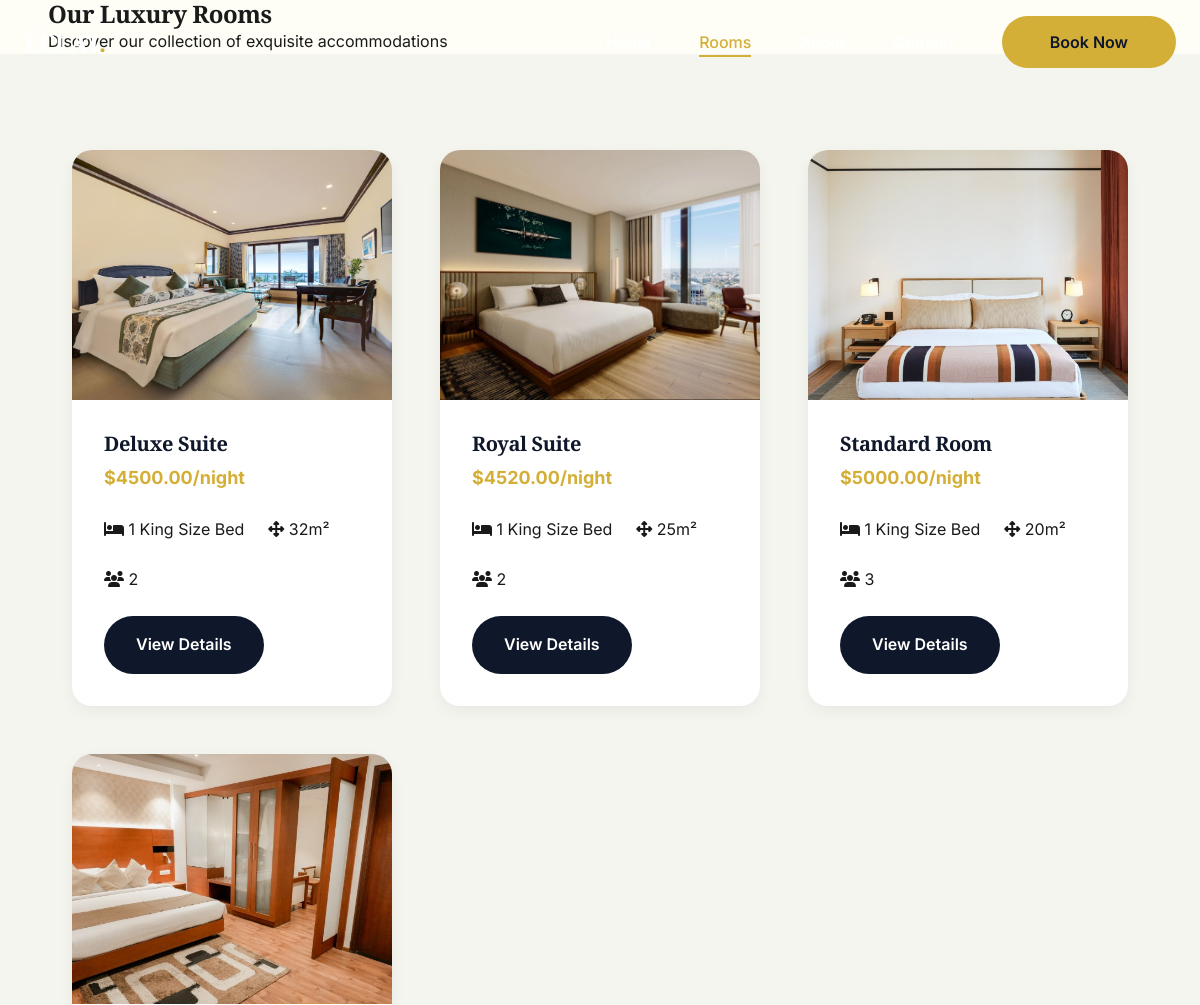
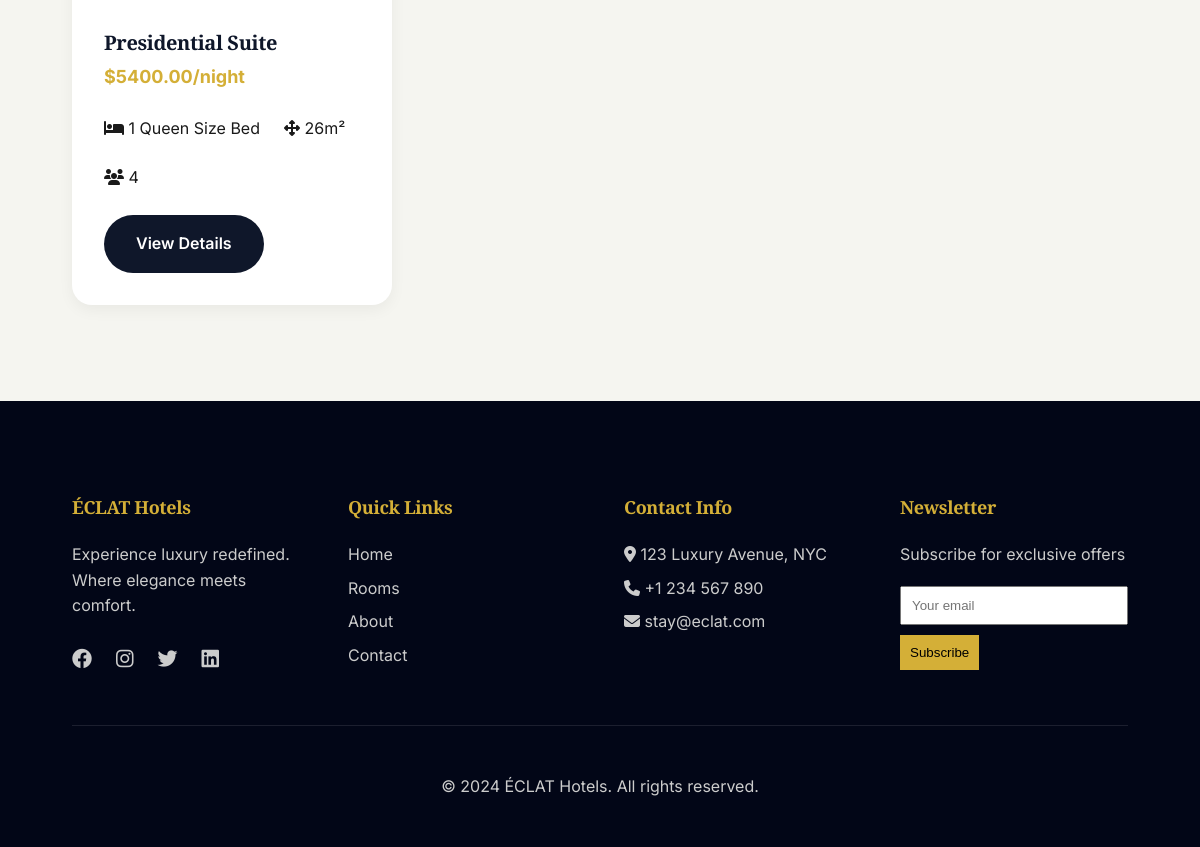
/rooms/, run on the app's committed database (2 pictures, top to bottom).
### bookings/models.py (models this page shows, shortened)
class Room(models.Model):
    ROOM_TYPES = [
        ('deluxe', 'Deluxe Suite'),
        ('presidential', 'Presidential Suite'),
        ('royal', 'Royal Suite'),
        ('standard', 'Standard Room'),
    ]
    room_type = models.CharField(max_length=50, choices=ROOM_TYPES)
    room_number = models.CharField(max_length=10, unique=True)
    price_base = models.DecimalField(max_digits=10, decimal_places=2)
    capacity = models.IntegerField(validators=[MinValueValidator(1), MaxValueValidator(10)])
    total_inventory = models.IntegerField(default=5, help_text="Total number of rooms of this type available in the hotel")
    description = models.TextField()
    size_sqm = models.IntegerField()
    bed_type = models.CharField(max_length=100)
    view_type = models.CharField(max_length=100)
    created_at = models.DateTimeField(auto_now_add=True)
    amenities=models.TextField(blank=True,null=True,help_text="Free Wi-fi,AC,Smart TV")

class RoomImage(models.Model):
    room = models.ForeignKey(Room, on_delete=models.CASCADE, related_name='images')
    image = models.ImageField(upload_to='rooms/')
    is_primary = models.BooleanField(default=False)
    caption = models.CharField(max_length=200, blank=True)

### bookings/views.py (the view)
# urls.py: path('rooms/', views.rooms_page, name='rooms'),
def rooms_page(request):
    rooms = Room.objects.all()
    return render(request, 'rooms.html', {'rooms': rooms})

### templates/rooms.html
{% extends 'base.html' %}
{% load static %}
{% block content %}
<section class="page-header">
    <div class="container">
        <h1>Our Luxury Rooms</h1>
        <p>Discover our collection of exquisite accommodations</p>
    </div>
</section>
<section class="rooms-section">
    <div class="container">
        <div class="rooms-grid">
            {% for room in rooms %}
            <div class="room-card">
                <div class="room-image-slider">
                    <div class="slider-container">
                        {% if room.images.all %}
                        <img class="slider-image" src="{{ room.images.first.image.url }}" alt="{{ room.room_type }}">
                        {% endif %}
                    </div>
                </div>
                <div class="room-info">
                    <h3 class="room-title">{{ room.get_room_type_display }}</h3>
                    <p class="room-price">${{ room.price_base }}/night</p>
                    <div class="room-amenities">
                        <span><i class="fas fa-bed"></i> {{ room.bed_type }}</span>
                        <span><i class="fas fa-arrows-alt"></i> {{ room.size_sqm }}m²</span>
                        <span><i class="fas fa-users"></i> {{ room.capacity }}</span>
                    </div>
                    <a href="/room/{{ room.id }}/" class="btn-view-details">View Details</a>
                </div>
            </div>
            {% endfor %}
        </div>
    </div>
</section>
{% endblock %}

### templates/base.html (shortened to what this page needs)
<!DOCTYPE html>
<html lang="en">
<head>
    {% load static %}
    <link rel="stylesheet" href="{% static 'css/style.css' %}">
    <link rel="stylesheet" href="https://cdnjs.cloudflare.com/ajax/libs/font-awesome/6.4.0/css/all.min.css">
</head>
<body>
    {% include 'partials/navbar.html' %}
    <main>
        {% block content %}{% endblock %}
    </main>
    {% include 'partials/footer.html' %}
</body>
</html>

### templates/partials/navbar.html (shortened to what this page needs)
<nav class="navbar" id="navbar">
    <div class="nav-container">
        <a href="/" class="logo">ÉCLAT<span>.</span></a>
        <div class="desktop-nav">
            <ul class="nav-menu-desktop">
                <li><a href="/" class="nav-link-desktop">Home</a></li>
                <li><a href="/rooms/" class="nav-link-desktop">Rooms</a></li>
                <li><a href="/about/" class="nav-link-desktop">About</a></li>
                <li><a href="/contact/" class="nav-link-desktop">Contact</a></li>
                <li><a href="/rooms/" class="btn-book-desktop">Book Now</a></li>
            </ul>
        </div>
    </div>
</nav>

### templates/partials/footer.html
<footer>
    <div class="container">
        <div class="footer-grid">
            <div class="footer-col">
                <h4>ÉCLAT Hotels</h4>
                <p>Experience luxury redefined. Where elegance meets comfort.</p>
                <div class="social-icons">
                    <a href="#"><i class="fab fa-facebook"></i></a>
                    <a href="#"><i class="fab fa-instagram"></i></a>
                    <a href="#"><i class="fab fa-twitter"></i></a>
                    <a href="#"><i class="fab fa-linkedin"></i></a>
                </div>
            </div>
            <div class="footer-col">
                <h4>Quick Links</h4>
                <p><a href="/">Home</a></p>
                <p><a href="/rooms/">Rooms</a></p>
                <p><a href="/about/">About</a></p>
                <p><a href="/contact/">Contact</a></p>
            </div>
            <div class="footer-col">
                <h4>Contact Info</h4>
                <p><i class="fas fa-map-marker-alt"></i> 123 Luxury Avenue, NYC</p>
                <p><i class="fas fa-phone"></i> +1 234 567 890</p>
                <p><i class="fas fa-envelope"></i> stay@eclat.com</p>
            </div>
            <div class="footer-col">
                <h4>Newsletter</h4>
                <p>Subscribe for exclusive offers</p>
                <input type="email" placeholder="Your email" style="padding: 10px; width: 100%; margin-top: 10px;">
                <button style="margin-top: 10px; background: var(--accent); border: none; padding: 10px;">Subscribe</button>
            </div>
        </div>
        <div class="footer-bottom">
            <p>&copy; 2024 ÉCLAT Hotels. All rights reserved.</p>
        </div>
    </div>
</footer>

### data on the page
Room: images.first.image (picture), room_type "Deluxe Suite", price_base "4500.00", bed_type "1 King Size Bed", size_sqm "32", capacity "2"
Room: images.first.image (picture), room_type "Royal Suite", price_base "4520.00", bed_type "1 King Size Bed", size_sqm "25", capacity "2"
Room: images.first.image (picture), room_type "Standard Room", price_base "5000.00", bed_type "1 King Size Bed", size_sqm "20", capacity "3"
Room: images.first.image (picture), room_type "Presidential Suite", price_base "5400.00", bed_type "1 Queen Size Bed", size_sqm "26", capacity "4"
